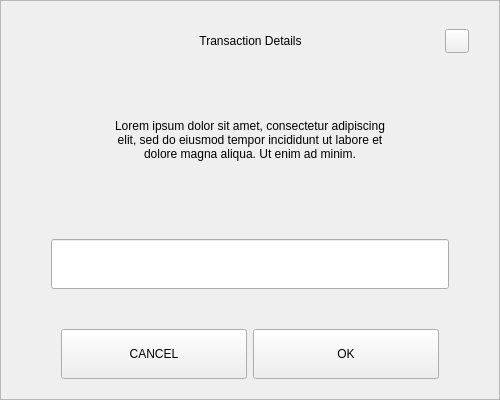
<?xml version="1.0" encoding="UTF-8"?>
<ui version="4.0">
 <class>SendChangeAddressDialog</class>
 <widget class="QDialog" name="SendChangeAddressDialog">
  <property name="geometry">
   <rect>
    <x>0</x>
    <y>0</y>
    <width>500</width>
    <height>400</height>
   </rect>
  </property>
  <property name="windowTitle">
   <string>Dialog</string>
  </property>
  <layout class="QVBoxLayout" name="verticalLayout">
   <property name="spacing">
    <number>0</number>
   </property>
   <property name="leftMargin">
    <number>0</number>
   </property>
   <property name="topMargin">
    <number>0</number>
   </property>
   <property name="rightMargin">
    <number>0</number>
   </property>
   <property name="bottomMargin">
    <number>0</number>
   </property>
   <item>
    <widget class="QFrame" name="frame">
     <property name="styleSheet">
      <string notr="true"/>
     </property>
     <property name="frameShape">
      <enum>QFrame::StyledPanel</enum>
     </property>
     <property name="frameShadow">
      <enum>QFrame::Raised</enum>
     </property>
     <layout class="QVBoxLayout" name="verticalLayout_2" stretch="0,0,0,0,0,0,0">
      <property name="spacing">
       <number>0</number>
      </property>
      <property name="leftMargin">
       <number>30</number>
      </property>
      <property name="topMargin">
       <number>20</number>
      </property>
      <property name="rightMargin">
       <number>30</number>
      </property>
      <property name="bottomMargin">
       <number>20</number>
      </property>
      <item>
       <layout class="QHBoxLayout" name="horizontalLayout_3">
        <property name="spacing">
         <number>0</number>
        </property>
        <item>
         <spacer name="horizontalSpacer_2">
          <property name="orientation">
           <enum>Qt::Horizontal</enum>
          </property>
          <property name="sizeHint" stdset="0">
           <size>
            <width>40</width>
            <height>20</height>
           </size>
          </property>
         </spacer>
        </item>
        <item>
         <widget class="QLabel" name="labelTitle">
          <property name="minimumSize">
           <size>
            <width>0</width>
            <height>40</height>
           </size>
          </property>
          <property name="maximumSize">
           <size>
            <width>16777215</width>
            <height>40</height>
           </size>
          </property>
          <property name="styleSheet">
           <string notr="true">padding-left:24px;</string>
          </property>
          <property name="text">
           <string>Transaction Details</string>
          </property>
          <property name="alignment">
           <set>Qt::AlignCenter</set>
          </property>
          <property name="margin">
           <number>7</number>
          </property>
         </widget>
        </item>
        <item>
         <spacer name="horizontalSpacer">
          <property name="orientation">
           <enum>Qt::Horizontal</enum>
          </property>
          <property name="sizeHint" stdset="0">
           <size>
            <width>40</width>
            <height>20</height>
           </size>
          </property>
         </spacer>
        </item>
        <item>
         <widget class="QPushButton" name="btnEsc">
          <property name="minimumSize">
           <size>
            <width>24</width>
            <height>24</height>
           </size>
          </property>
          <property name="maximumSize">
           <size>
            <width>24</width>
            <height>24</height>
           </size>
          </property>
          <property name="focusPolicy">
           <enum>Qt::NoFocus</enum>
          </property>
          <property name="text">
           <string/>
          </property>
         </widget>
        </item>
       </layout>
      </item>
      <item>
       <spacer name="verticalSpacer_2">
        <property name="orientation">
         <enum>Qt::Vertical</enum>
        </property>
        <property name="sizeType">
         <enum>QSizePolicy::Fixed</enum>
        </property>
        <property name="sizeHint" stdset="0">
         <size>
          <width>20</width>
          <height>20</height>
         </size>
        </property>
       </spacer>
      </item>
      <item alignment="Qt::AlignHCenter">
       <widget class="QLabel" name="labelMessage">
        <property name="minimumSize">
         <size>
          <width>0</width>
          <height>50</height>
         </size>
        </property>
        <property name="text">
         <string>Lorem ipsum dolor sit amet, consectetur adipiscing elit, sed do eiusmod tempor incididunt ut labore et dolore magna aliqua. Ut enim ad minim.</string>
        </property>
        <property name="alignment">
         <set>Qt::AlignCenter</set>
        </property>
        <property name="wordWrap">
         <bool>true</bool>
        </property>
       </widget>
      </item>
      <item>
       <spacer name="verticalSpacer_3">
        <property name="orientation">
         <enum>Qt::Vertical</enum>
        </property>
        <property name="sizeType">
         <enum>QSizePolicy::Minimum</enum>
        </property>
        <property name="sizeHint" stdset="0">
         <size>
          <width>20</width>
          <height>40</height>
         </size>
        </property>
       </spacer>
      </item>
      <item>
       <layout class="QHBoxLayout" name="horizontalLayout_2">
        <property name="spacing">
         <number>0</number>
        </property>
        <property name="leftMargin">
         <number>20</number>
        </property>
        <property name="rightMargin">
         <number>20</number>
        </property>
        <item>
         <widget class="QLineEdit" name="lineEditAddress">
          <property name="minimumSize">
           <size>
            <width>0</width>
            <height>50</height>
           </size>
          </property>
         </widget>
        </item>
       </layout>
      </item>
      <item>
       <spacer name="verticalSpacer">
        <property name="orientation">
         <enum>Qt::Vertical</enum>
        </property>
        <property name="sizeType">
         <enum>QSizePolicy::Minimum</enum>
        </property>
        <property name="sizeHint" stdset="0">
         <size>
          <width>20</width>
          <height>40</height>
         </size>
        </property>
       </spacer>
      </item>
      <item>
       <layout class="QHBoxLayout" name="horizontalLayout" stretch="2,2">
        <property name="spacing">
         <number>6</number>
        </property>
        <property name="leftMargin">
         <number>30</number>
        </property>
        <property name="rightMargin">
         <number>30</number>
        </property>
        <item>
         <widget class="QPushButton" name="btnCancel">
          <property name="minimumSize">
           <size>
            <width>180</width>
            <height>50</height>
           </size>
          </property>
          <property name="focusPolicy">
           <enum>Qt::NoFocus</enum>
          </property>
          <property name="text">
           <string>CANCEL</string>
          </property>
         </widget>
        </item>
        <item>
         <widget class="QPushButton" name="btnSave">
          <property name="minimumSize">
           <size>
            <width>180</width>
            <height>50</height>
           </size>
          </property>
          <property name="focusPolicy">
           <enum>Qt::NoFocus</enum>
          </property>
          <property name="text">
           <string>OK</string>
          </property>
         </widget>
        </item>
       </layout>
      </item>
     </layout>
    </widget>
   </item>
  </layout>
 </widget>
 <resources/>
 <connections/>
</ui>
